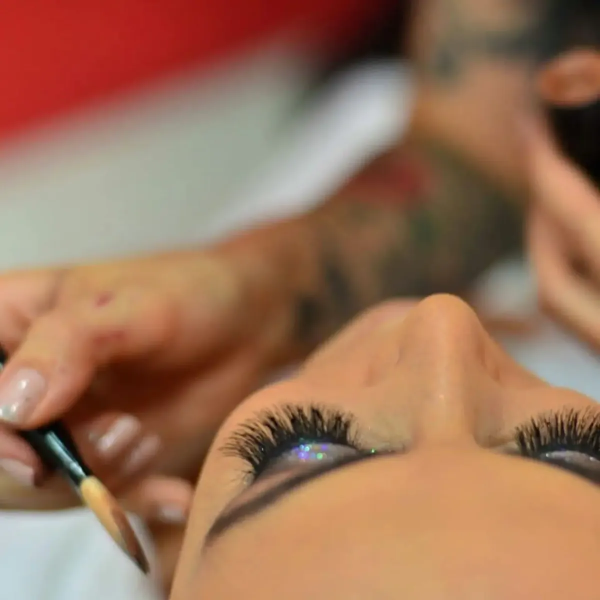
#> input picture assets/obras/ac-000-1200.webp, 1200 x 1200 px (shown at 1/2 size)
$ python -i processar.py   (imports and definitions only)
#> lines starting #> are read from the running program, lines starting #| are printed output that depends on the picture
#> further down, picture is the input picture: PIL image 1200x1200 RGB; mean R, G, B 155.6, 114, 88.9
"""Gera assets/obras/*.webp, assets/js/obras.js, o logo Caverna, as fotos da Andréia, favicons e og-caverna.jpg.

Originais em ../_ref/ig (extraídos do Instagram @andreiacaverna_hairemakeup em 13/10/2026).
Os números são os da folha de contato ../_ref/contato/*.jpg e da lista ../_ref/legendas.txt
(000 = post mais recente). As legendas abaixo resumem o que ela mesma escreveu no post.
"""
import glob, json, os
from PIL import Image, ImageOps, ImageDraw, ImageFont, ImageFilter, ImageChops

AQUI = os.path.dirname(os.path.abspath(__file__))
SITE = os.path.dirname(AQUI)
REF = os.path.join(SITE, '..', '_ref')
IG = os.path.join(REF, 'ig')
OUT = os.path.join(SITE, 'assets', 'obras')
IMG = os.path.join(SITE, 'assets', 'img')

MARFIM = (250, 246, 240)
NUDE = (238, 223, 213)
CHAMPANHE = (140, 106, 66)   # #8c6a42, o dourado do logo escurecido para fundo claro
CACAU = (43, 33, 29)

C, M, P = 'cabelo', 'make', 'penteado'
OBRAS = {
  # cabelo: loiros, mechas, iluminação sem descolorir, cor, corte, escova
  '002': (C, 'Retoque do loiro e corte'), '005': (C, 'Mechas inversas'), '006': (C, 'Corte personalizado'),
  '013': (C, 'Iluminado'), '014': (C, 'Morena iluminada sem descolorir'), '015': (C, 'Loiro gold'),
  '017': (C, 'Progressiva, raiz e tonalização'), '021': (C, 'Mechas rosa pink'), '029': (C, 'Loiríssima'),
  '033': (C, 'Iluminação sem descolorir'), '047': (C, 'Corte moderno'), '060': (C, 'Escova orgânica'),
  '079': (C, 'Loiro amanteigado'), '080': (C, 'Loiro perolado'), '081': (C, 'Iluminação sem descolorir'),
  '098': (C, 'Alinhamento para fios finos'), '120': (C, 'Loiro claríssimo'), '122': (C, 'Morena iluminada'),
  '153': (C, 'Iluminado e corte'), '156': (C, 'Iluminação sem descolorir'), '166': (C, 'Morena iluminada sem descolorir'),
  '170': (C, 'Retoque de raiz loiro'), '173': (C, 'Loiro e corte moderno'), '174': (C, 'Loiro e corte'),
  '181': (C, 'Vermelho e escova modelada'), '183': (C, 'Morena iluminada sem descolorir'), '249': (C, 'Loiro tratado'),
  '262': (C, 'Blond'), '294': (C, 'Descoloração global'), '295': (C, 'Super blond'), '317': (C, 'Mechas e corte'),
  '334': (C, 'Ruivo'), '353': (C, 'Iluminação sem descolorir'), '354': (C, 'Iluminação sem descolorir'),
  '376': (C, 'Mechas hot red'),
  # maquiagem
  '000': (M, 'Maquiagem'), '003': (M, 'Maquiagem'), '085': (M, 'Noiva'), '086': (M, 'Madrinha, make nude'),
  '087': (M, 'Make para o dia'), '130': (M, 'Maquiagem social'), '169': (M, 'Maquiagem'), '172': (M, 'Cabelo e make'),
  '178': (M, 'Make colorida'), '179': (M, 'Make iluminada'), '188': (M, 'Pele iluminada'), '189': (M, 'Make atemporal'),
  '190': (M, 'Maquiagem'), '191': (M, 'Noiva, 7 anos depois'), '257': (M, 'Make elegante'), '258': (M, 'Maquiagem'),
  '259': (M, 'Airbrush'), '266': (M, 'Pele jovem'), '267': (M, 'Pele madura'), '275': (M, 'Pele madura'),
  '307': (M, 'Noiva'), '314': (M, 'Noiva'), '320': (M, 'Formanda'), '321': (M, 'Make e escova modelada'),
  '322': (M, 'Formatura'), '323': (M, 'Noiva'), '328': (M, 'Maquiagem'), '134': (M, 'Make de carnaval'),
  # penteados e noivas
  '018': (P, 'Dia de noiva'), '091': (P, 'Make e penteado clássico'), '148': (P, 'Noiva clássica'),
  '161': (P, 'Make e penteado'), '177': (P, 'Penteado moderno'), '186': (P, 'Coque elegante'),
  '187': (P, 'Make e penteado'), '311': (P, 'Make e penteado'), '344': (P, 'Penteado'),
  '361': (P, 'Make e penteado'), '372': (P, 'Penteado'), '373': (P, 'Penteado'), '089': (P, 'Trança'),
}


def aparar(im, lim=22):
    """corta as faixas pretas (ou brancas) lisas de print de story em cima e embaixo"""
#> called with lim = 22
    g = im.convert('L')
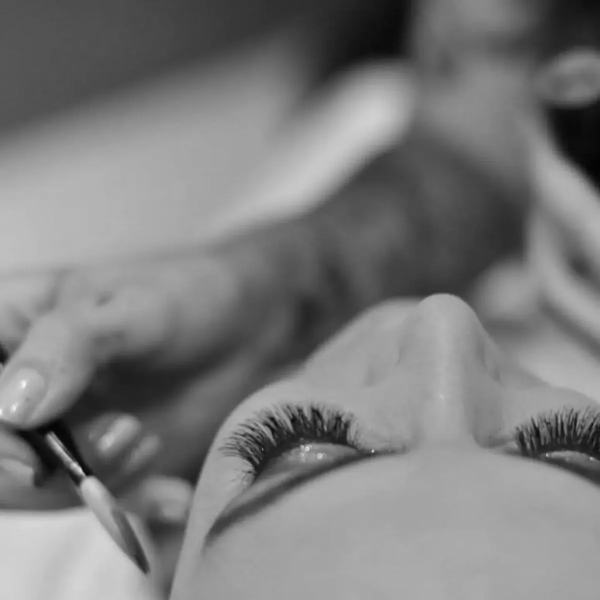
#> g: PIL image 1200x1200 L (shown at 1/2 size); min 3, max 245, mean 123.6
    w, h = g.size
#> w = 1200; h = 1200
    def lisa(y):
        linha = g.crop((0, y, w, y + 1))
        lo, hi = linha.getextrema()
        return hi - lo < lim and (hi < 40 or lo > 225)
    t, b = 0, h
#> t = 0; b = 1200
    while t < h // 3 and lisa(t):
#> in lisa, `lo, hi = linha.getextrema()`: lo = 14; hi = 136
        t += 1
#> after the loop, t = 0
    while b > h * 2 // 3 and lisa(b - 1):
        b -= 1
#> this loop made 0 passes
#> after the loop, b = 1200
    return im.crop((0, t, w, b)) if (t or b < h) else im


# [104 lines left out: functions salvar, logo, main, not called in this run]


# [2 lines not run here, left out]

>>> from PIL import Image
>>> picture = Image.open('../assets/obras/ac-000-1200.webp')
>>> result = aparar(picture)

$ run again, on assets/obras/ac-005-640.webp
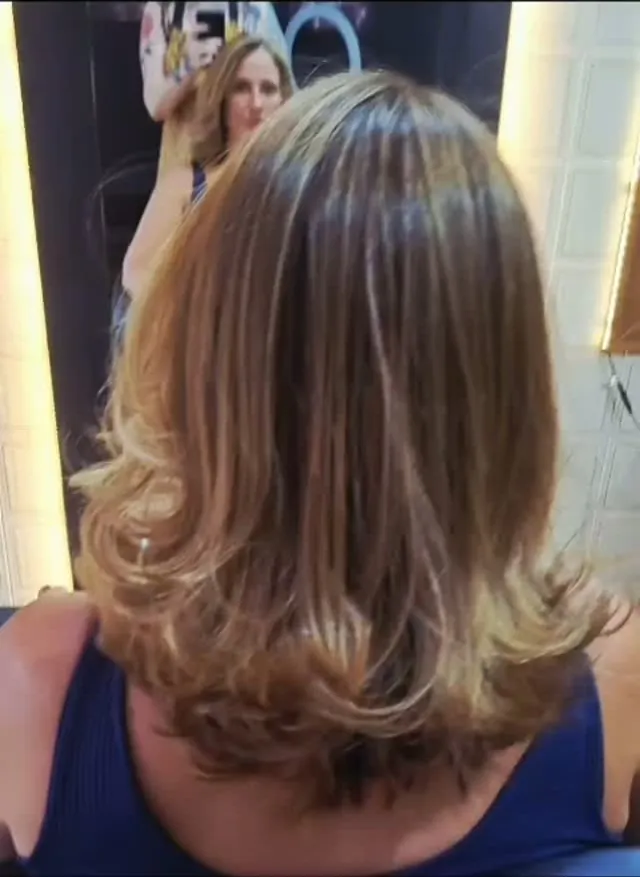
#> input picture assets/obras/ac-005-640.webp, 640 x 877 px
#> picture is the input picture: PIL image 640x877 RGB; mean R, G, B 109.9, 93.9, 87.1
#> in aparar, `g = im.convert('L')`:
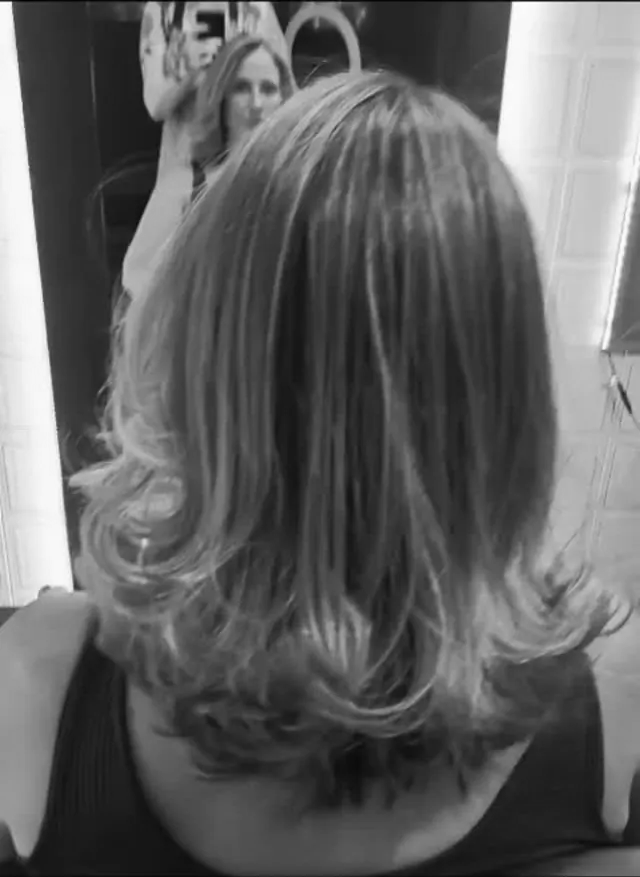
#> g: PIL image 640x877 L; min 0, max 255, mean 97.9
#> lo = 0; hi = 35
#> after the loop in aparar, `while b > h * 2 // 3 and lisa(b - 1):`: b = 877

$ run again, on assets/obras/ac-006-1200.webp
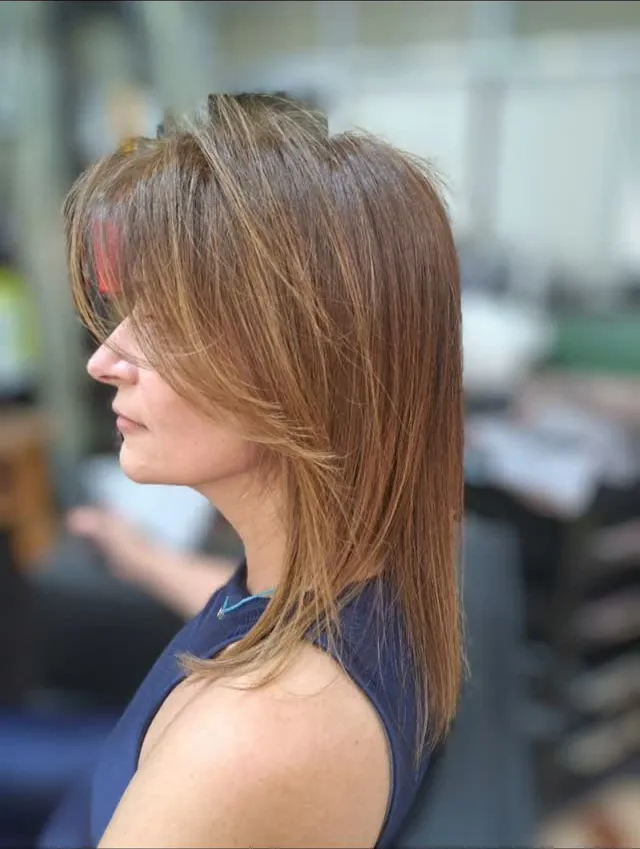
#> input picture assets/obras/ac-006-1200.webp, 640 x 849 px
#> picture is the input picture: PIL image 640x849 RGB; mean R, G, B 129.7, 122.5, 116.7
#> in aparar, `g = im.convert('L')`:
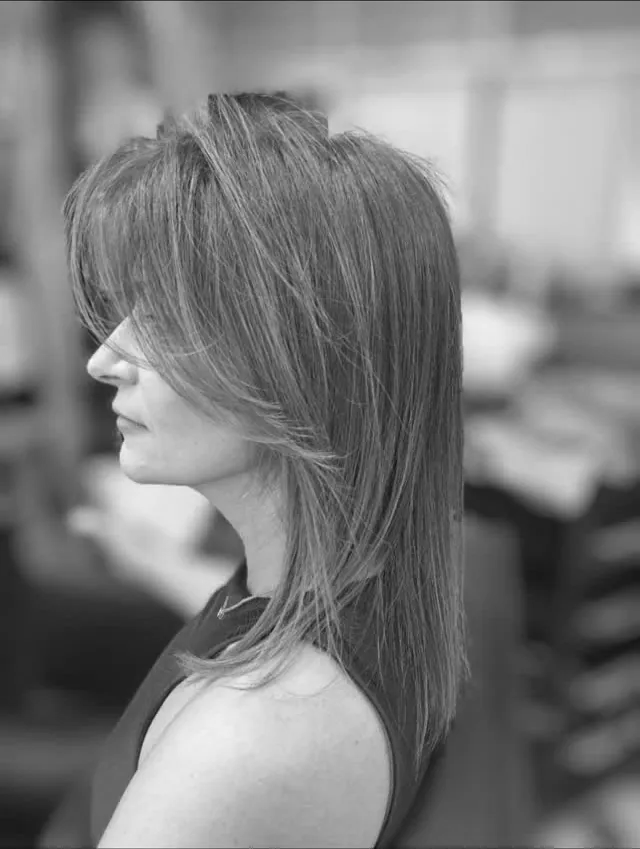
#> g: PIL image 640x849 L; min 15, max 251, mean 124
#> lo = 19; hi = 71
#> after the loop in aparar, `while b > h * 2 // 3 and lisa(b - 1):`: b = 849

$ run again, on assets/obras/ac-013-1200.webp
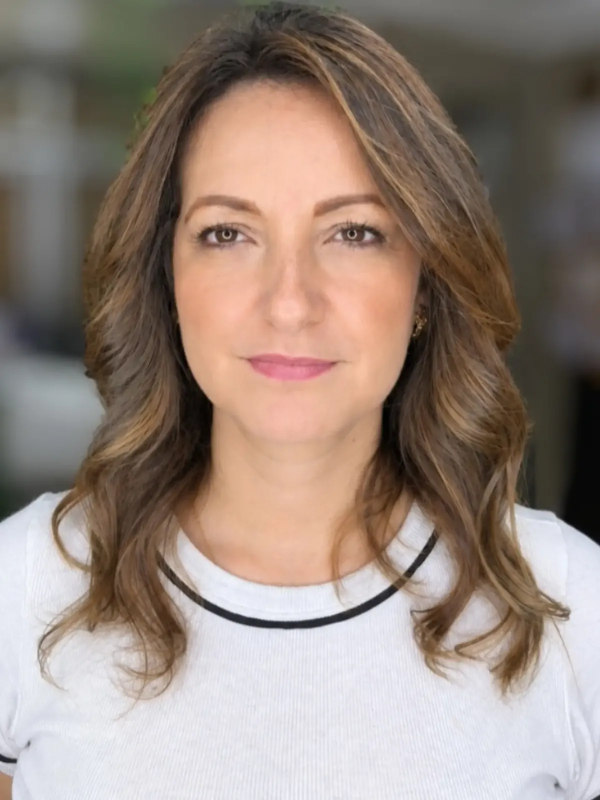
#> input picture assets/obras/ac-013-1200.webp, 1200 x 1600 px (shown at 1/2 size)
#> picture is the input picture: PIL image 1200x1600 RGB; mean R, G, B 150.2, 134.1, 124.2
#> in aparar, `g = im.convert('L')`:
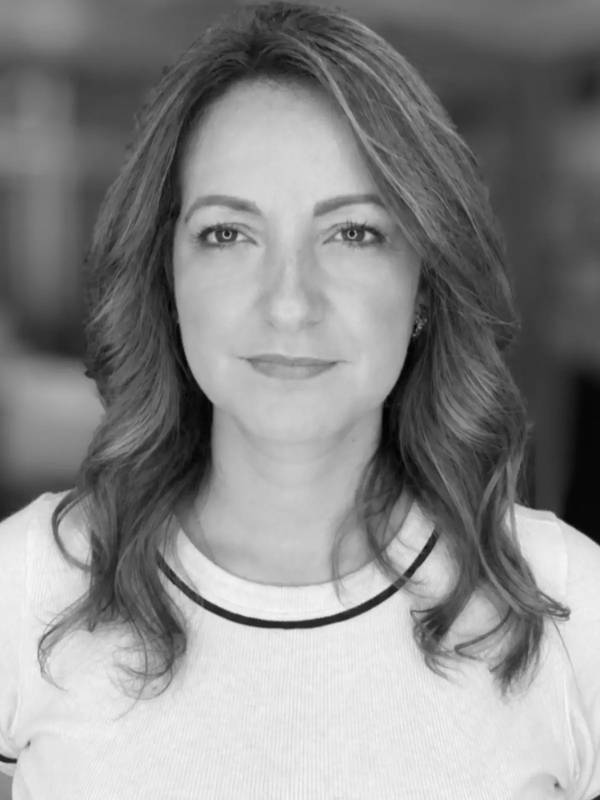
#> g: PIL image 1200x1600 L (shown at 1/2 size); min 1, max 249, mean 137.8
#> lo = 85; hi = 142
#> after the loop in aparar, `while b > h * 2 // 3 and lisa(b - 1):`: b = 1600
